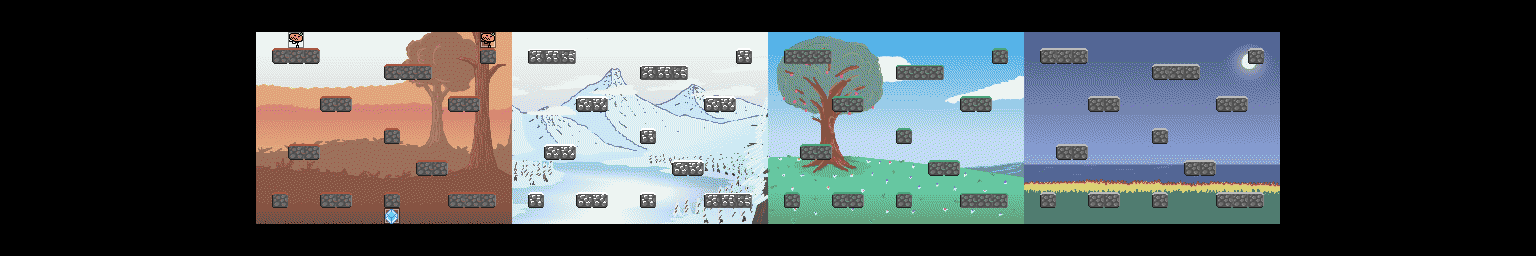

Rendered tile map (Tiled .tmx) drawn with the repository's tilesets; below, a short description and the map source with its tile grids summarised:
An orthogonal 96x16 tile map with 16x16 px tiles, 4 tile layers (bg, map, objects, foreground), 3 tilesets.

<map version="1.2" tiledversion="1.3.2" orientation="orthogonal" renderorder="right-down" compressionlevel="0" width="96" height="16" tilewidth="16" tileheight="16" infinite="0" nextlayerid="7" nextobjectid="1">
 <tileset firstgid="1" source="../Actors.tsx" />
 <tileset firstgid="257" source="../Blocks.tsx" />
 <tileset firstgid="513" source="tileset.tileset.tsx" />
 <layer id="1" name="bg" width="96" height="16">
  <data>[1536 cells, 768 non-empty, 768 distinct tile ids]</data>
 </layer>
 <layer id="6" name="map" width="96" height="16">
  <data>[1536 cells, 92 non-empty, 20 distinct tile ids]</data>
 </layer>
 <layer id="2" name="objects" width="96" height="16">
  <data>[1536 cells, 3 non-empty, 3 distinct tile ids]</data>
 </layer>
 <layer id="3" name="foreground" width="96" height="16">
  <data>[1536 cells, 0 non-empty, 0 distinct tile ids]</data>
 </layer>
 <objectgroup id="5" name="events" />
</map>
